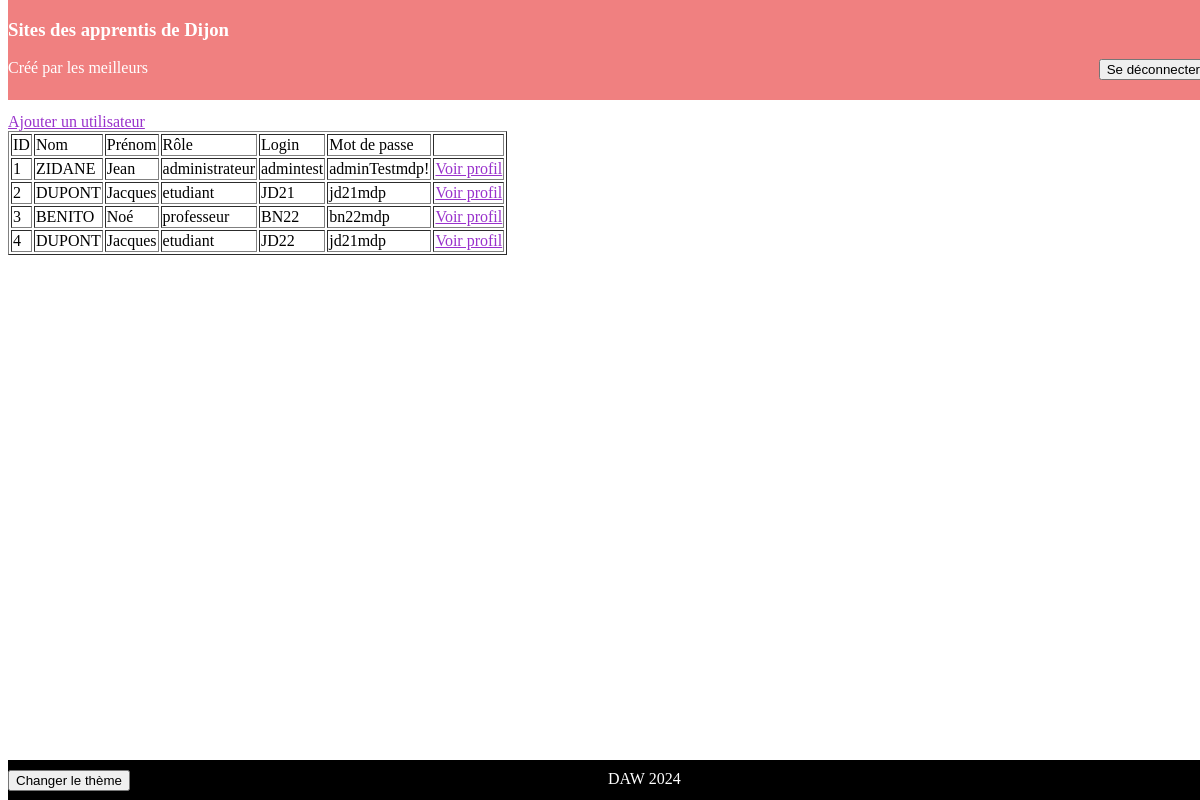
The app's page /view/users/listeUsers.php (signed in) with its own data.
### tables this page shows
CREATE TABLE IF NOT EXISTS `utilisateurs` (
  `id` int NOT NULL AUTO_INCREMENT,
  `login` varchar(50) NOT NULL,
  `mdp` varchar(50) NOT NULL,
  `prenom` varchar(50) NOT NULL,
  `nom` varchar(50) NOT NULL,
  `role` varchar(50) NOT NULL,
  PRIMARY KEY (`id`)
);

### model/ModelUser.php (called while the page is built, shortened)
<?php
class ModelUser{
    private $username;
    private $password;
    private $id;
    private $role;
    private $nom;
    private $prenom;
    function __construct($username = null, $password = null, $id = null, $role = null, $nom = null, $prenom = null)
    {
        if($username != null) {$this->username=$username;}
        if($password != null) {$this->password=$password;}
        if($id != null) {$this->id=$id;}
        if($role != null) {$this->role=$role;}
        if($nom != null) {$this->nom=$nom;}
        if($prenom != null) {$this->prenom=$prenom;}
    }
    public function getUsername() {return $this->username;}
    public function getPassword() {return $this->password;}
    public function getId() {return $this->id;}
    public function getRole() {return $this->role;}
    public function getNom() {return $this->nom;}
    public function getPrenom() {return $this->prenom;}
    public static function getUsers() {
        $model = new Model();
        $pdo = $model->getPdo();
        $select = $pdo->query('SELECT * FROM Utilisateurs');
        $users = array();
        while($row = $select->fetch(PDO::FETCH_ASSOC)) {
            $user = new ModelUser($row['login'], $row['mdp'], $row['id'], $row['role'], $row['nom'], $row['prenom']);
            $users[] = $user;
        }
        return $users;
    }
}
?>

### view/users/listeUsers.php (the view, shortened to what this page needs)
<html lang="fr">
<head>
    <?php require("../../view/css/stylesheet.php");?>
</head>
<body>
<?php require("../css/header.php");?>
<form action='../../config/routeur.php' method="post">
    <?php
        if($_COOKIE['role'] == 'administrateur') {
            require_once(__DIR__.'/../../model/ModelUser.php');
            echo "<a href='createUser.php'>Ajouter un utilisateur</a><br>";
            $users = ModelUser::getUsers();
            echo "<table border = 1>";
            echo "<tr><td>ID</td><td>Nom</td><td>Prénom</td><td>Rôle</td><td>Login</td><td>Mot de passe</td><td></td></tr>";
            foreach($users as $user) {
                echo "<tr>";
                echo "<td>".$user->getId()."</td>";
                echo "<td>".$user->getNom()."</td>";
                echo "<td>".$user->getPrenom()."</td>";
                echo "<td>".$user->getRole()."</td>";
                echo "<td>".$user->getUsername()."</td>";
                echo "<td>".$user->getPassword()."</td>";
                echo "<td><a href='profilUser.php?id=".$user->getId()."'>Voir profil</a></td>";
                echo "</tr>";
            }
            echo "</table>";
        }
        else {
            echo "<h1>Accès refusé</h1><br>";
            echo "<a href='accueil.php'>Revenir à la page d'accueil</a>";
        }
    ?>
</form>
<?php require_once("../css/footer.php");?>
</body>
</html>

### view/css/stylesheet.php
<?php
    $theme = $_COOKIE['theme'];
    $href = "/DAW-projet/css/$theme.css";
    echo "<link rel='stylesheet' href=$href>";
?>

### view/css/header.php
<header>
    <h3>Sites des apprentis de Dijon</h3>
    <input type="button" value="Se déconnecter" name="action" onclick="location.href='/DAW-projet/config/routeur.php?action=disconnect'"/>
    <p>Créé par les meilleurs</p>
</header>

### view/css/footer.php (shortened to what this page needs)
<footer>
    <?php echo '<button id="theme" value="theme">Changer le thème</button>'?>
    <span>DAW 2024</span>
</footer>

### css/jour.css (style rules this page uses)
body:not(#index) { background-color : white; color : black; margin-top : 5 px; padding-top : 105px; padding-bottom : 15px; }
header { background-color : lightcoral; color : white; position : absolute; display: block; top : 0; height : 100px; width : 100%; margin-bottom : 5px; }
header > input { float: right; }
a { color : darkorchid; }

### records on screen
utilisateurs: id "1", nom "ZIDANE", prenom "Jean", role "administrateur", login "admintest", mdp "adminTestmdp!"
utilisateurs: id "2", nom "DUPONT", prenom "Jacques", role "etudiant", login "JD21", mdp "jd21mdp"
utilisateurs: id "3", nom "BENITO", prenom "Noé", role "professeur", login "BN22", mdp "bn22mdp"
utilisateurs: id "4", nom "DUPONT", prenom "Jacques", role "etudiant", login "JD22", mdp "jd21mdp"
